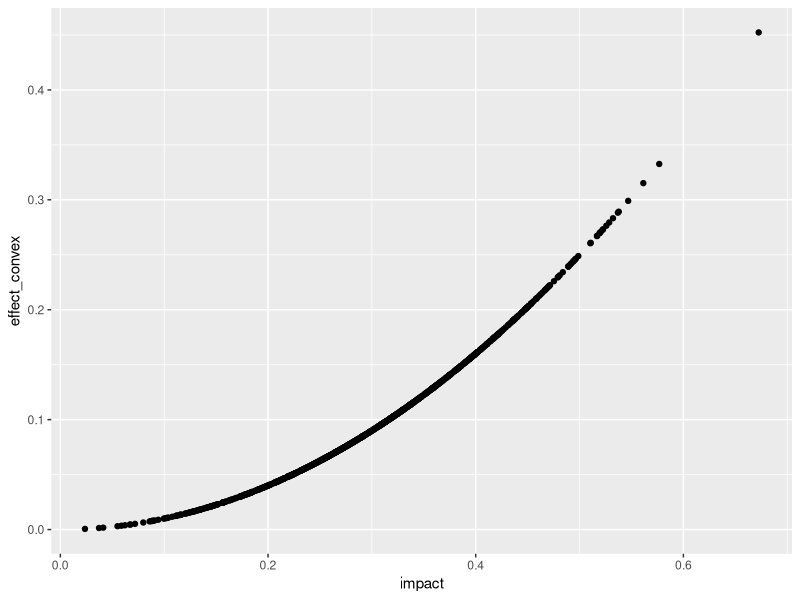
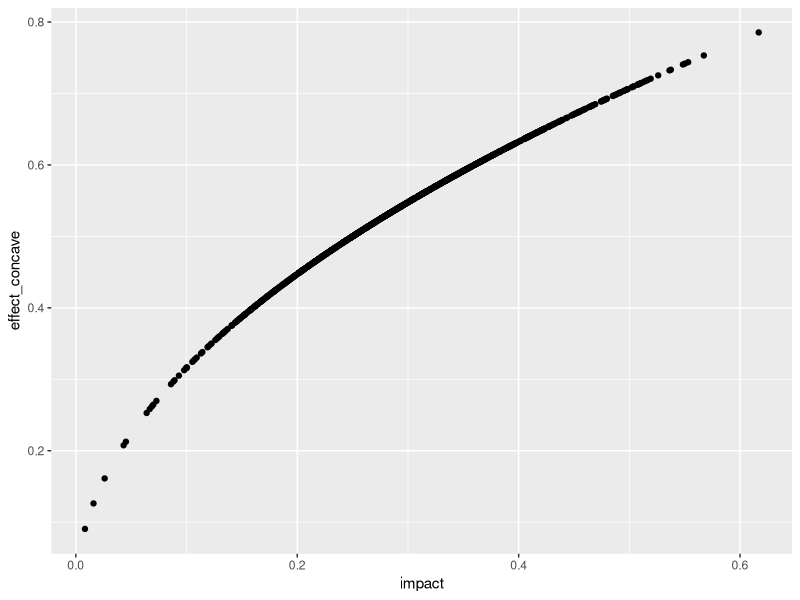

Source code (R) for these figures, in order:
library(tidyverse)

n_spp <- 1000
n_cells <- 1000

df <- crossing(spp = 1:n_spp, cell = 1:n_cells) %>%
  mutate(impact = rnorm(.3, .1, n = n()) %>% abs(),
         effect_convex = impact^(2),
         effect_concave = impact^(0.5))

ggplot(df %>% sample_n(1000), 
       aes(x = impact, y = effect_convex)) + 
  geom_point()
ggplot(df %>% sample_n(1000), 
       aes(x = impact, y = effect_concave)) + 
  geom_point()

sum_df <- df %>%
  group_by(spp) %>%
  summarize(mean_eff_conv = mean(effect_convex),
            mean_eff_conc = mean(effect_concave),
            mean_imp = mean(impact),
            sd_imp   = sd(impact),
            cov_imp  = sd(impact) / mean(impact))

lm(mean_eff_conv ~ mean_imp + sd_imp, data = sum_df)
lm(mean_eff_conc ~ mean_imp + sd_imp, data = sum_df)
lm(mean_eff_conv ~ mean_imp + cov_imp, data = sum_df)
lm(mean_eff_conc ~ mean_imp + cov_imp, data = sum_df)
